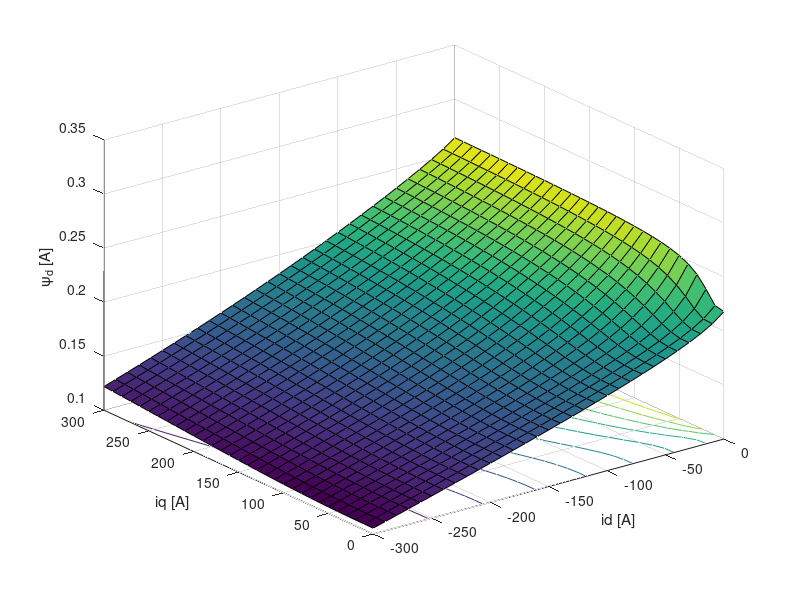
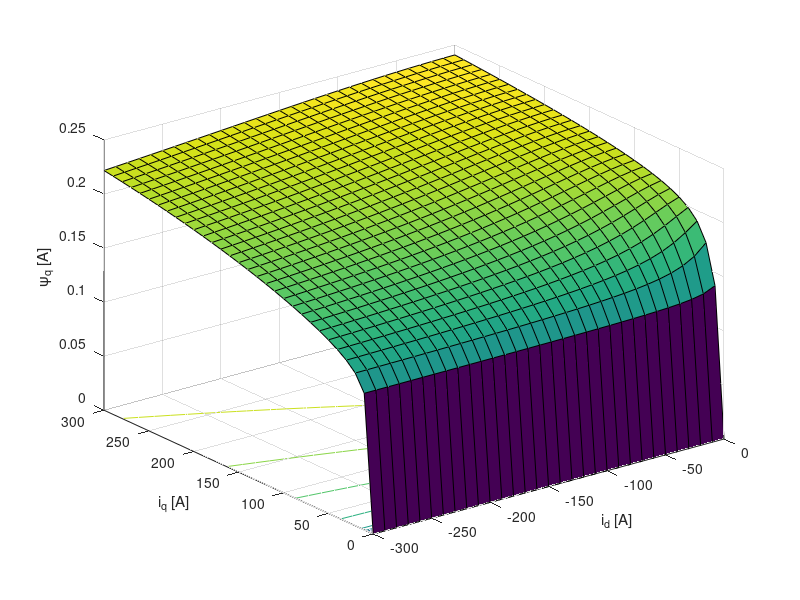
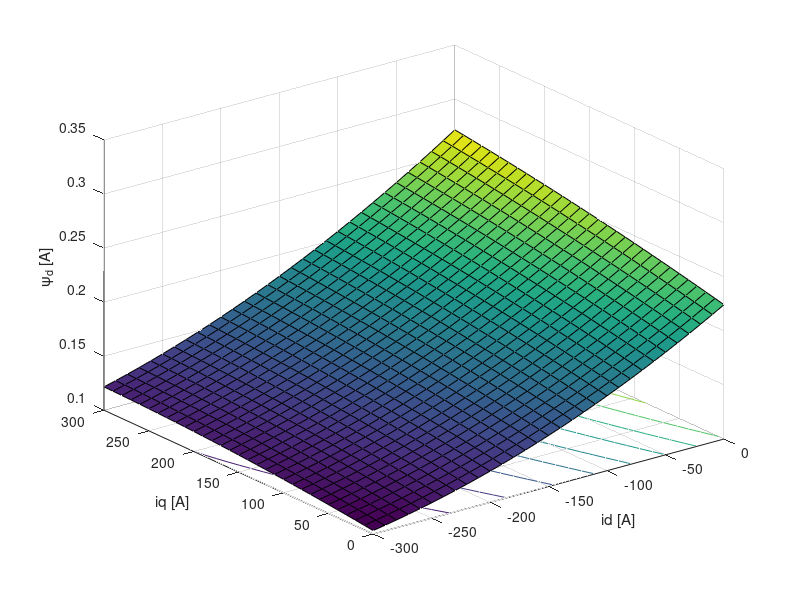
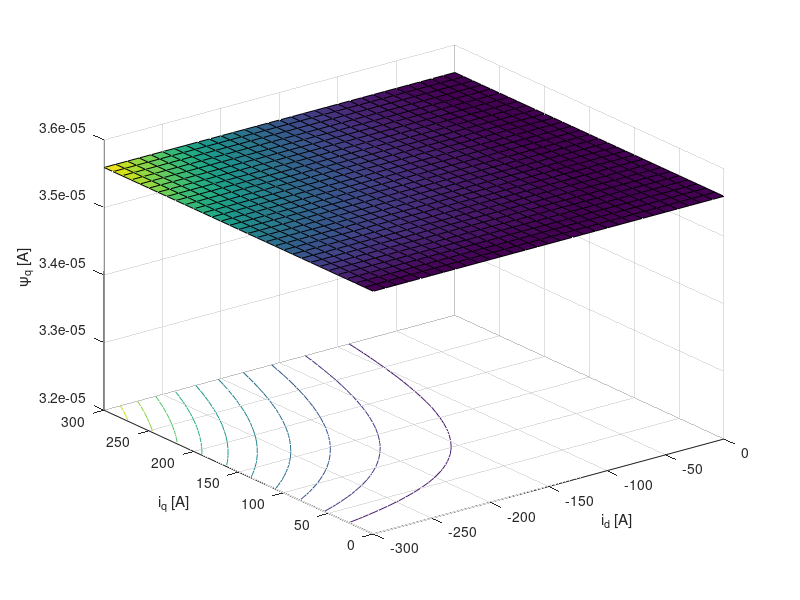

Here is the MATLAB script that generated these plots, in order:
clear; close all; clc;

load FluxMap.mat 

PsiD = @(param,id,iq) param(1) + param(2)*id + param(3)*iq + param(4)*id.^2 + param(5)*id.*iq + param(6)*iq.^2;
PsiQ = @(param,id,iq) (param(1)*id.^2+param(2)*id+param(3)).*(param(4)*tanh(param(5)*iq)+param(6)*iq)+param(7);


dPsiDdid = @(param,id,iq) param(2) + 2*param(4)*id + param(5)*iq;
dPsiDdiq = @(param,id,iq) param(3) + param(5)*id + 2*param(6)*iq;

dPsiQdiq = @(param,id,iq) (param(1)*id.^2+param(2)*id+param(3)).*(param(4)*param(5)*sech(param(5)*iq).^2+param(6));
dPsiQdid = @(param,id,iq) (2*param(1)*id+param(2)).*(param(4)*tanh(param(5)*iq)+param(6)*iq)+param(7);

dPsiD2did2 = @(param,id,iq) 2*param(4);
dPsiD2diq2 = @(param,id,iq) 2*param(6);
dPsiD2didiq = @(param,id,iq) param(5);

dPsiQ2did2 = @(param,id,iq) 2*param(1).*(param(4)*tanh(param(5)*iq)+param(6)*iq)+param(7);
dPsiQ2diq2 = @(param,id,iq) (param(1)*id.^2+param(2)*id+param(3)).*(-2*param(4)*param(5)^2*sech(param(5)*iq).^2.*tanh(param(5)*iq));
dPsiQ2diqid = @(param,id,iq) (2*param(1)*id+param(2)).*(param(4)*param(5)*sech(param(5)*iq).^2+param(6));

figure('Name','Flux Map psid');
surfc(id,iq,psid);
xlabel('id [A]');
ylabel('iq [A]');
zlabel('\psi_d [A]');

figure('Name','Flux Map psiq');
surfc(id,iq,psiq);
xlabel('i_d [A]');
ylabel('i_q [A]');
zlabel('\psi_q [A]');



ERR_D = @(PD) psid(:)-PsiD(PD,id(:),iq(:));
ERR_Q = @(PQ) psiq(:)-PsiQ(PQ,id(:),iq(:));

[PD_opt,RES_fitD,RES_D]  = lsqnonlin(ERR_D,zeros(6,1));
[PQ_opt,RES_fitQ,RES_Q]  = lsqnonlin(ERR_Q,[0;1;0;1;1;0;0],zeros(7,1),Inf*ones(7,1));


figure('Name','Flux Map psid - MODEL');
surfc(id,iq,PsiD(PD_opt,id,iq));
xlabel('id [A]');
ylabel('iq [A]');
zlabel('\psi_d [A]');

figure('Name','Flux Map psiq - MODEL');
surfc(id,iq,PsiQ(PQ_opt,id,iq));
xlabel('i_d [A]');
ylabel('i_q [A]');
zlabel('\psi_q [A]');

% MTPA
% Minimize the current amplitude id² + iq² under the constraint to follow
% the reference torque so that Temg = 3/2 * p * (psid*iq-psiq*id)

p = 8;  % Number of pole pair

Temg = @(id,iq) 3/2*p*(PsiD(PD_opt,id,iq)*iq-PsiQ(PQ_opt,id,iq)*id);
dTemgdid = @(id,iq) 3/2*p*(dPsiDdid(PD_opt,id,iq)*iq-dPsiQdid(PQ_opt,id,iq)*id-PsiQ(PQ_opt,id,iq));
dTemgdiq = @(id,iq) 3/2*p*(dPsiDdiq(PD_opt,id,iq)*iq+PsiD(PD_opt,id,iq)-dPsiQdiq(PQ_opt,id,iq)*id);

dTemg2did2 = @(id,iq) 3/2*p*(dPsiD2did2(PD_opt,id,iq)*iq-dPsiQ2did2(PQ_opt,id,iq)*id-2*dPsiQdid(PQ_opt,id,iq));
dTemg2didiq = @(id,iq) 3/2*p*(dPsiD2didiq(PD_opt,id,iq)*(iq-id)+dPsiDdid(PD_opt,id,iq)-dPsiQdiq(PQ_opt,id,iq));
dTemg2diq2 = @(id,iq) 3/2*p*(dPsiD2diq2(PD_opt,id,iq)*iq+2*dPsiDdiq(PD_opt,id,iq)-dPsiQ2diq2(PQ_opt,id,iq)*id);

% 1 - Determination of the cost function = > Lagrangian
% Objective is minimize current id^2+iq^2
% Under the constraint Temg(id,iq)-Tref) = 0
% The constraint is taken into account with the Lagrange multiplier l1
% which becomes a new auxiliary variable
% It leads to the lagrangian 
% L = id^2+iq^2+l1*(Temg(id,iq)-Tref) to minimize
TREF = 0:5:80;  Ntorque = length(TREF);
ID = 0*TREF;    IQ = 0*TREF;
x0 = [0;0;10];

for ntorque = 1 : Ntorque
    Tref = TREF(ntorque);  % reference torque
     
    L = @(id,iq,l1) id^2+iq^2+l1*(Temg(id,iq)-Tref);
    
    % Minimizing the function involves cancelling its derivatives 
    dLdid = @(id,iq,l1) 2*id+l1*dTemgdid(id,iq);
    dLdiq = @(id,iq,l1) 2*iq+l1*dTemgdiq(id,iq);
    dLdl1 = @(id,iq,l1) Temg(id,iq)-Tref;
    
    % We can employ a Newton with the Jacobian or the derivative of the
    % residual with respect to the variables
    
    dL2did2 = @(id,iq,l1) 2+l1*dTemg2did2(id,iq);
    dL2didiq = @(id,iq,l1) l1*dTemg2didiq(id,iq);
    dL2didl1 = @(id,iq,l1) dTemgdid(id,iq);
    
    
    dL2diq2 = @(id,iq,l1) 2+l1*dTemg2diq2(id,iq);
    dL2diql1 = @(id,iq,l1) dTemgdiq(id,iq);
    
    % Initialization
%     x0 = [-10;    % id
%           20;    % iq
%           10];  % l1
    
    res = [dLdid(x0(1),x0(2),x0(3))
           dLdiq(x0(1),x0(2),x0(3))
           dLdl1(x0(1),x0(2),x0(3))];
    
    jac = [dL2did2(x0(1),x0(2),x0(3))  dL2didiq(x0(1),x0(2),x0(3))  dL2didl1(x0(1),x0(2),x0(3))
           dL2didiq(x0(1),x0(2),x0(3)) dL2diq2(x0(1),x0(2),x0(3))   dL2diql1(x0(1),x0(2),x0(3))
           dL2didl1(x0(1),x0(2),x0(3)) dL2diql1(x0(1),x0(2),x0(3))  0];
    
    err = norm(res);
    
    ite = 0;
    tol = 1e-6;
    itemax = 100;
    relax = 0.5;
    
    while (ite<itemax && err>tol)
        ite = ite +1;
        dx = -jac\res;
        x0 = x0 +relax*dx;
        res = [dLdid(x0(1),x0(2),x0(3))
               dLdiq(x0(1),x0(2),x0(3))
               dLdl1(x0(1),x0(2),x0(3))];
    
        jac = [dL2did2(x0(1),x0(2),x0(3))  dL2didiq(x0(1),x0(2),x0(3))  dL2didl1(x0(1),x0(2),x0(3))
               dL2didiq(x0(1),x0(2),x0(3)) dL2diq2(x0(1),x0(2),x0(3))   dL2diql1(x0(1),x0(2),x0(3))
               dL2didl1(x0(1),x0(2),x0(3)) dL2diql1(x0(1),x0(2),x0(3))  0];
        
        err = norm(res);
    
%         fprintf('ite = %d \t err = %.6g \n',ite,err);
    end
    ID(ntorque) = x0(1);
    IQ(ntorque) = x0(2);
    l1 = x0(3);
    fprintf('\n Temg = %.3g Nm\t Id = %.3g A\t Iq = %.3g A\n',Temg(x0(1),x0(2)),x0(1),x0(2))
end
%     Temg(ID,IQ)

